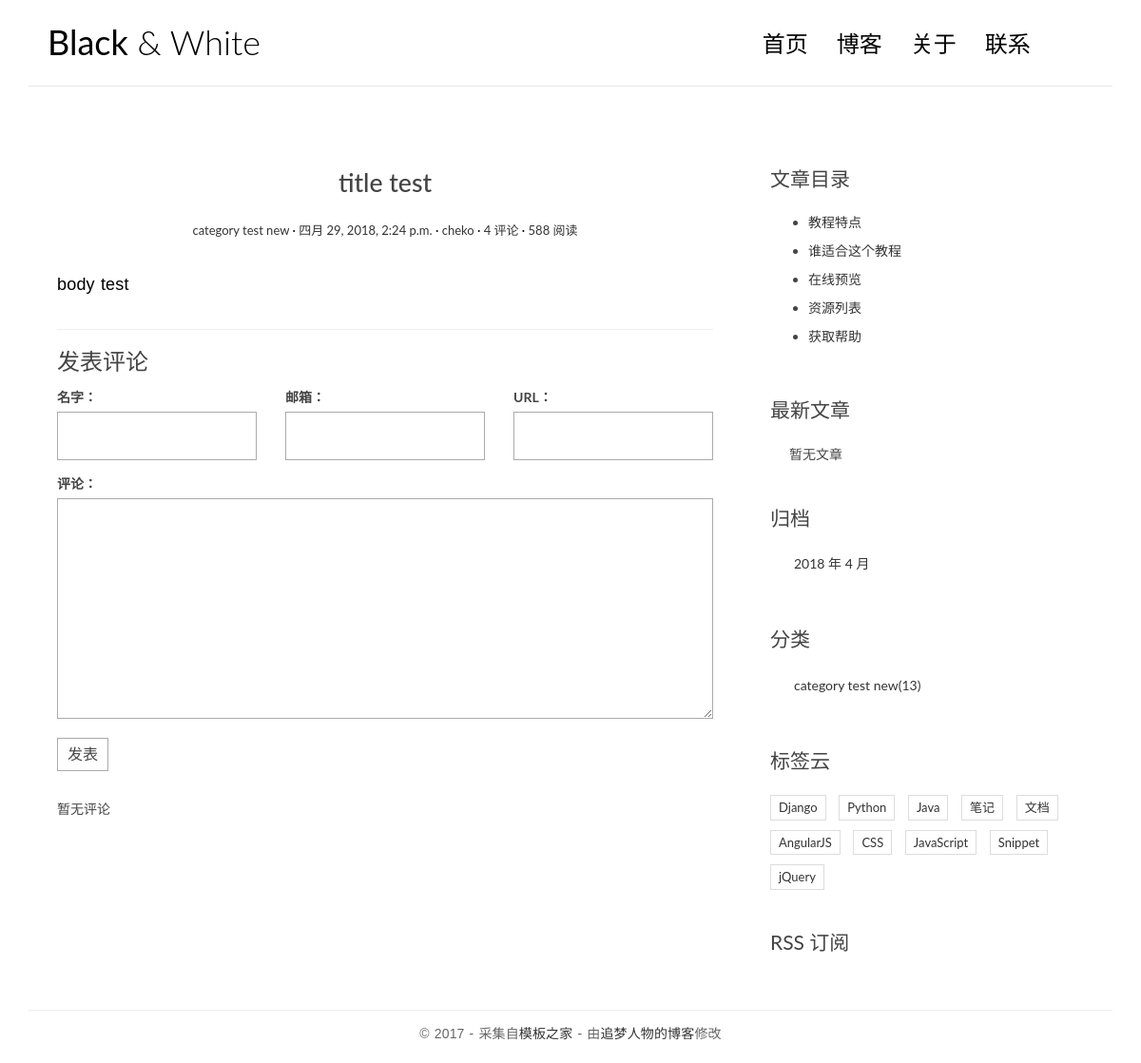
Before: /post/1/ with the older database file.
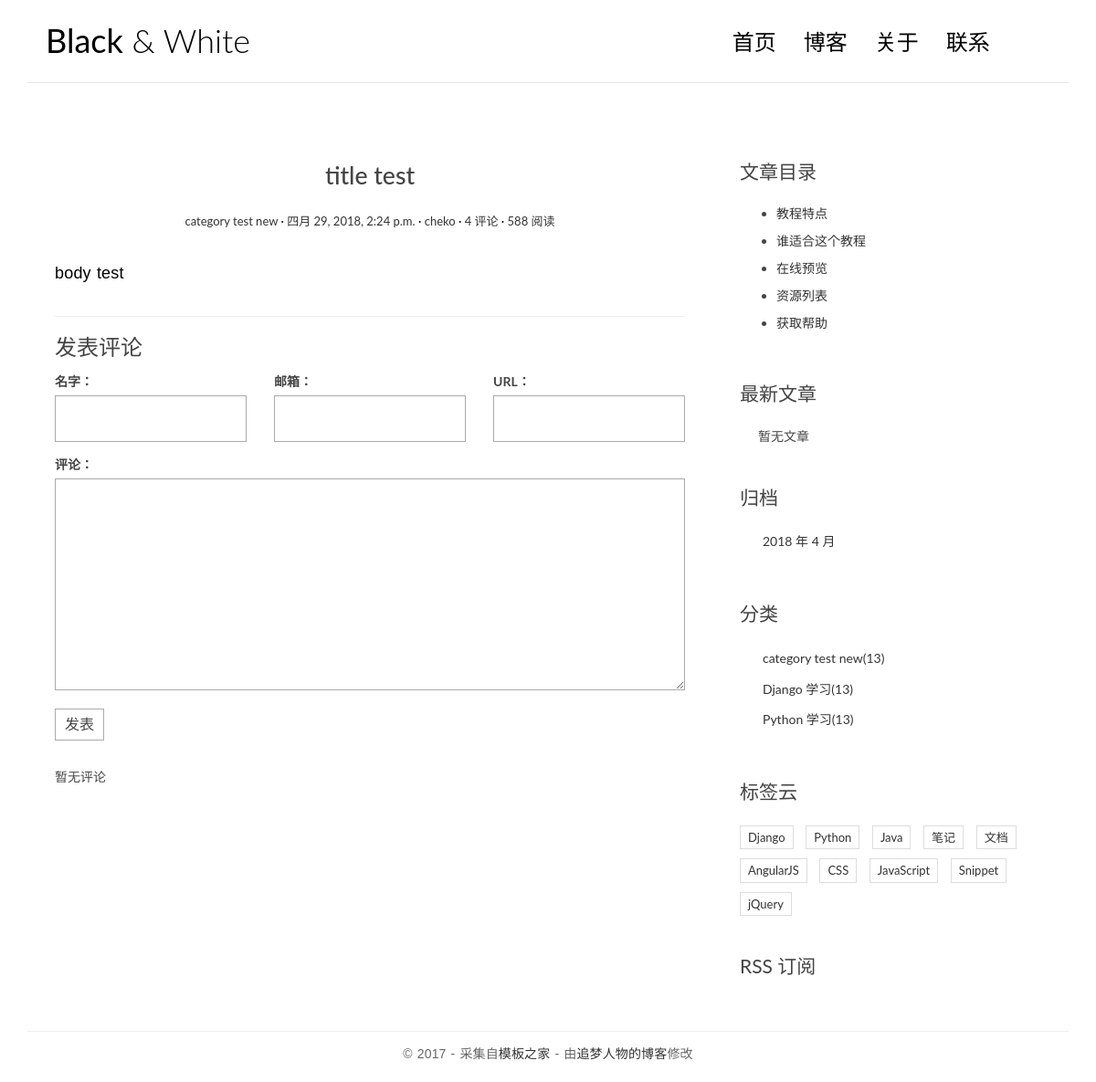
After: the same page with the newer database file.
### blog/models.py (models this page shows, shortened)
class Category(models.Model):
    name = models.CharField(max_length=100)

### blog/views.py (the view)
# urls.py: url(r'^post/(?P<pk>[0-9]+)/$', views.detail, name='detail'),
def detail(request, pk):
    post = get_object_or_404(Post, pk=pk)
    post.body = markdown.markdown(post.body,
                                  extensions=[
                                      'markdown.extensions.extra',
                                      'markdown.extensions.codehilite',
                                      'markdown.extensions.toc',
                                  ])
    form = CommentForm()
    comment_list = post.comment_set.all()
    context = {'post': post,
               'form': form,
               'comment_list': comment_list
               }
    return render(request, 'blog/detail.html', context=context)

### comments/forms.py
class CommentForm(forms.ModelForm):
    class Meta:
        model = Comment  #　表明这个表单对应的数据库模型是Comment类
        fields = ['name', 'email', 'url', 'text'] # fields指定了表单需要显示的字段

### blog/templatetags/blog_tags.py (called while the page is built)
@register.simple_tag
def get_recent_posts(num=5):
    return Post.objects.all().order_by('-created_time')[:num]

@register.simple_tag
def archives():
    return Post.objects.dates('created_time', 'month', order='DESC')

@register.simple_tag
def get_categories():
    return Category.objects.all()

### templates/blog/detail.html (shortened to what this page needs)
{% extends 'base.html' %}
{% block main %}
    <article class="post post-{{ post.pk }}">
        <header class="entry-header">
            <h1 class="entry-title">{{ post.title }}</h1>
            <div class="entry-meta">
                <span class="post-category"><a href="#">{{ post.category.name }}</a></span>
                <span class="post-date"><a href="#"><time class="entry-date"
                                                          datetime="{{ post.created_time }}">{{ post.created_time }}</time></a></span>
                <span class="post-author"><a href="#">{{ post.author }}</a></span>
                <span class="comments-link"><a href="#">4 评论</a></span>
                <span class="views-count"><a href="#">588 阅读</a></span>
            </div>
        </header>
        <div class="entry-content clearfix">
            {{ post.body|safe }}
        </div>
    </article>
    <section class="comment-area" id="comment-area">
        <hr>
        <h3>发表评论</h3>
        <form action="{% url 'comments:post_comment' post.pk %}" method="post" class="comment-form">
            <div class="row">
                <div class="col-md-4">
                    <label for="{{ form.name.id_for_label }}">名字：</label>
                    {{ form.name }}
                </div>
                <div class="col-md-4">
                    <label for="{{ form.email.id_for_label }}">邮箱：</label>
                    {{ form.email }}
                </div>
                <div class="col-md-4">
                    <label for="{{ form.url.id_for_label }}">URL：</label>
                    {{ form.url }}
                </div>
                <div class="col-md-12">
                    <label for="{{ form.text.id_for_label }}">评论：</label>
                    {{ form.text }}
                    <button type="submit" class="comment-btn">发表</button>
                </div>
            </div>
        </form>
        <div class="comment-list-panel">
            <ul class="comment-list list-unstyled">
                {% for comment in comment_list %}
                <li class="comment-item">
                    <span class="nickname">{{ comment.name }}</span>
                    <time class="submit-date" >{{ comment.created_time }}</time>
                    <div class="text">
                        {{ comment.text }}
                    </div>
                </li>
                {% empty %}
                暂无评论
                {% endfor %}
            </ul>
        </div>
    </section>
{% endblock main %}
{% block toc %}
    <div class="widget widget-content">
        <h3 class="widget-title">文章目录</h3>
        <ul>
            <li>
                <a href="#">教程特点</a>
            </li>
            <li>
                <a href="#">谁适合这个教程</a>
            </li>
            <li>
                <a href="#">在线预览</a>
            </li>
            <li>
                <a href="#">资源列表</a>
            </li>
            <li>
                <a href="#">获取帮助</a>
            </li>
        </ul>
    </div>
{% endblock toc %}

### templates/base.html (shortened to what the changed rows need)
{% load staticfiles %}
{% load blog_tags %}
<!DOCTYPE html>
<html>
<head>
    <link rel="stylesheet" href="{% static 'blog/css/bootstrap.min.css' %}">
    <link rel="stylesheet" href="http://code.ionicframework.com/ionicons/2.0.1/css/ionicons.min.css">
    <link rel="stylesheet" href="{% static 'blog/css/pace.css' %}">
    <link rel="stylesheet" href="{% static 'blog/css/custom.css' %}">
    <link rel="stylesheet" href="{% static 'blog/css/highlights/github.css' %}">
</head>
<body>
<div class="container">
    <header id="site-header">
        <div class="row">
            <div class="col-md-4 col-sm-5 col-xs-8">
                <div class="logo">
                    <h1><a href="index.html"><b>Black</b> &amp; White</a></h1>
                </div>
            </div>
        </div>
    </header>
</div>
<div class="content-body">
    <div class="container">
        <div class="row">
            <main class="col-md-8">
                {% block main %}
                {% endblock main %}
            </main>
            <aside class="col-md-4">
                    {% get_recent_posts as recent_post_list %}
                <div class="widget widget-archives">
                    {% archives as date_list %}
                    <ul>
                        {% for date in date_list %}
                        <li>
                            <a href="{% url 'blog:archives' date.year date.month %}">{{ date.year }} 年 {{ date.month }} 月</a>
                        </li>
                        {% empty %}
                        暂无归档
                        {% endfor %}
                    </ul>
                </div>
                <div class="widget widget-category">
                    {% get_categories as category_list %}
                    <ul>
                        {% for category in category_list %}
                        <li>
                            <a href="{% url 'blog:category' category.pk %}">{{ category.name }}<span class="post-count">(13)</span></a>
                        </li>
                       {% empty %}
                       暂无分类
                       {% endfor %}
                    </ul>
                </div>
            </aside>
        </div>
    </div>
</div>
</body>
</html>

Changed rows visible on the page:
added Category: name "Django 学习"
added Category: name "Python 学习"
